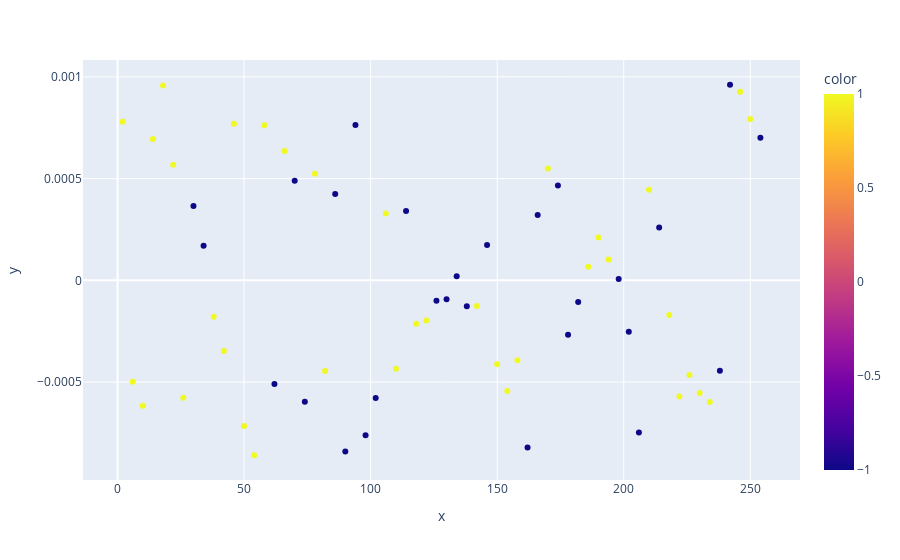

The notebook cell saved with this chart:
### Markdown cell above
### Same examination with XY_power_diff

### Code cell
df_snippet = df[(df['P'] == - 1) & (df['R'] == + 1)]
px.scatter(x = df_snippet['block'], y = df_snippet['XY_power_imbalance_E'], color = df_snippet['E_begin'])

### Figure 1 — Plotly figure (JSON) as saved in the notebook; plotly's stock layout.template omitted (floating-point values rounded to 4 significant figures)
{"data": [{"hovertemplate": "x=%{x}<br>y=%{y}<br>color=%{marker.color}<extra></extra>", "legendgroup": "", "marker": {"color": [1, 1, 1, 1, 1, 1, 1, -1, -1, 1, 1, 1, 1, 1, 1, -1, 1, -1, -1, 1, 1, -1, -1, -1, -1, -1, 1, 1, -1, 1, 1, -1, -1, -1, -1, 1, -1, 1, 1, 1, -1, -1, 1, -1, -1, -1, 1, 1, 1, -1, -1, -1, 1, -1, 1, 1, 1, 1, 1, -1, -1, 1, 1, -1], "coloraxis": "coloraxis", "symbol": "circle"}, "mode": "markers", "name": "", "orientation": "v", "showlegend": false, "type": "scatter", "x": [2, 6, 10, 14, 18, 22, 26, 30, 34, 38, 42, 46, 50, 54, 58, 62, 66, 70, 74, 78, 82, 86, 90, 94, 98, 102, 106, 110, 114, 118, 122, 126, 130, 134, 138, 142, 146, 150, 154, 158, 162, 166, 170, 174, 178, 182, 186, 190, 194, 198, 202, 206, 210, 214, 218, 222, 226, 230, 234, 238, 242, 246, 250, 254], "xaxis": "x", "y": [0.0007797, -0.0004984, -0.0006159, 0.0006942, 0.0009572, 0.0005687, -0.0005771, 0.0003659, 0.0001705, -0.0001788, -0.0003475, 0.000769, -0.0007165, -0.0008597, 0.0007625, -0.0005099, 0.0006362, 0.0004893, -0.0005968, 0.0005233, -0.0004456, 0.0004249, -0.000841, 0.0007632, -0.0007614, -0.0005786, 0.0003284, -0.0004348, 0.0003412, -0.000213, -0.0001971, -0.0001003, -9.263e-05, 2.025e-05, -0.0001273, -0.000126, 0.0001735, -0.0004127, -0.000544, -0.0003933, -0.0008212, 0.000321, 0.0005498, 0.0004664, -0.0002678, -0.0001064, 6.626e-05, 0.0002103, 0.0001022, 6.691e-06, -0.0002527, -0.0007478, 0.0004458, 0.0002595, -0.0001707, -0.0005711, -0.0004658, -0.0005539, -0.0005981, -0.0004447, 0.0009613, 0.0009268, 0.0007932, 0.0007013], "yaxis": "y"}], "layout": {"coloraxis": {"colorbar": {"title": {"text": "color"}}, "colorscale": [[0, "#0d0887"], [0.1111, "#46039f"], [0.2222, "#7201a8"], [0.3333, "#9c179e"], [0.4444, "#bd3786"], [0.5556, "#d8576b"], [0.6667, "#ed7953"], [0.7778, "#fb9f3a"], [0.8889, "#fdca26"], [1, "#f0f921"]]}, "legend": {"tracegroupgap": 0}, "margin": {"t": 60}, "xaxis": {"anchor": "y", "domain": [0, 1], "title": {"text": "x"}}, "yaxis": {"anchor": "x", "domain": [0, 1], "title": {"text": "y"}}}}
